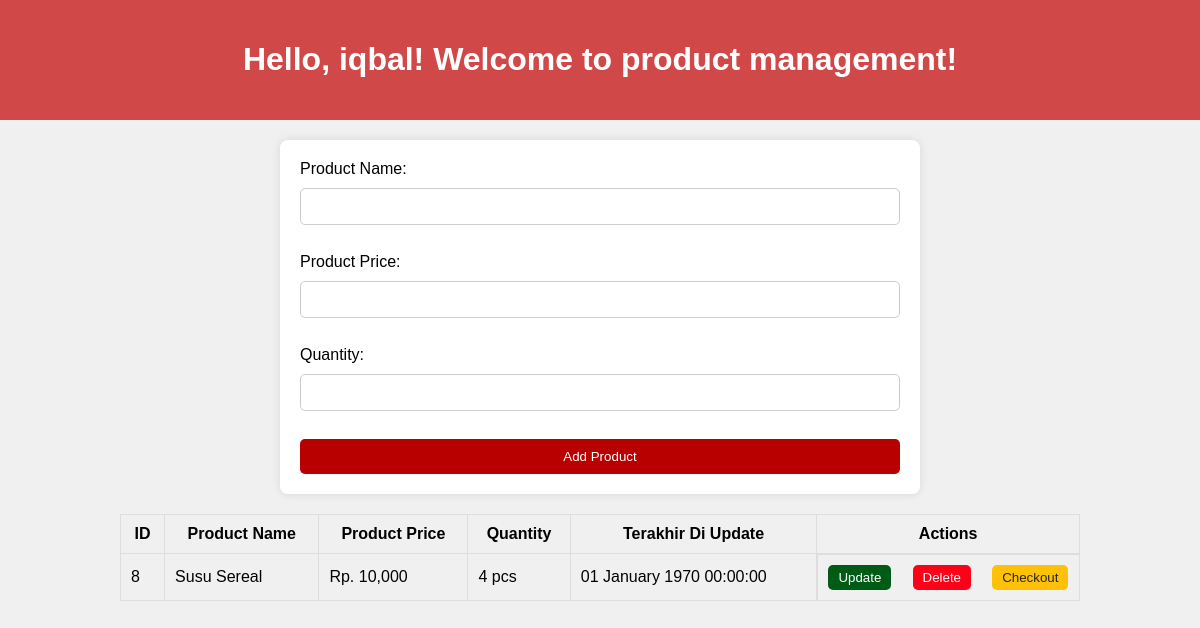
The app's page /pages/kasir/manage_product.php (signed in) with its own data.
### tables this page shows
CREATE TABLE `products` (
  `id` int(20) NOT NULL,
  `nama_produk` varchar(40) DEFAULT NULL,
  `harga_produk` int(20) DEFAULT NULL,
  `created_at` timestamp NOT NULL DEFAULT current_timestamp(),
  `updated_at` timestamp NULL DEFAULT NULL,
  `jumlah` int(20) NOT NULL,
  `kode_unik` varchar(255) DEFAULT NULL,
  `status` enum('tersedia','tidak tersedia') NOT NULL
);

### pages/kasir/manage_product.php (the view, shortened to what this page needs)
<?php
require_once('../../db/DB_connection.php');
$query = "SELECT * FROM products";
$result = $conn->query($query);
?>
<!DOCTYPE html>
<html lang="en">
<head>
    <link rel='stylesheet' href='../../Assets/style/manage_product.css'>
</head>
<body>
    <div class="header">
        <h1>Hello, <?php echo htmlspecialchars($_SESSION['nama']); ?>! Welcome to product management!</h1>
    </div>
    <div class="form-container">
        <form action="../../db/DB_add_product.php" method="post">
            <label for="nama_produk">Product Name:</label>
            <input type="text" name="nama_produk" required>
            <br>
            <label for="harga_produk">Product Price:</label>
            <input type="number" name="harga_produk" required>
            <br>
            <label for="jumlah">Quantity:</label>
            <input type="number" name="jumlah" required>
            <br>
            <button type="submit" class="button-submit"  name="add_product">Add Product</button>
        </form>
    </div>
    <table>
        <tr>
            <th>ID</th>
            <th>Product Name</th>
            <th>Product Price</th>
            <th>Quantity</th>
            <th>Terakhir Di Update</th>
            <th>Actions</th>
        </tr>
        <?php while ($row = $result->fetch_assoc()): ?>
            <tr>
                <td><?php echo $row['id']; ?></td>
                <td><?php echo htmlspecialchars($row['nama_produk']); ?></td>
                <td>Rp. <?php echo number_format($row["harga_produk"]); ?></td>
                <td><?php echo number_format($row['jumlah']); ?> pcs</td>
                <td><?php echo date('d F Y H:i:s', strtotime($row['updated_at'])); ?></td>
                <td class="action-buttons">
                    <form action="update_product.php" method="get">
                        <button class="update-button" type="submit">Update</button>
                    </form>
                    <form action="../../db/DB_delete_product.php" method="post">
                        <button type="submit" class="delete-button" name="delete_product" onclick="return confirm('Are you sure you want to delete this product?')">Delete</button>
                    </form>
                    <form action="../../db/DB_procces_checkout.php" method="post">
                        <button type="submit" class="checkout-button" name="checkout_product">Checkout</button>
                    </form>
                </td>
            </tr>
        <?php endwhile; ?>
    </table>
</body>
</html>

### assets/style/manage_product.css (style rules this page uses)
body { font-family: Arial, sans-serif; background-color: #f0f0f0; margin: 0; padding: 0; }
.header { background-color: #D04848; color: #fff; padding: 20px; text-align: center; }
.form-container { margin: 20px auto; width: 80%; max-width: 600px; background-color: #fff; padding: 20px; border-radius: 8px; box-shadow: 0px 0px 10px rgba(0, 0, 0, 0.1); }
form { display: flex; flex-direction: column; }
form label { margin-bottom: 10px; }
form input[type="text"], form input[type="number"] { padding: 10px; border: 1px solid #ccc; border-radius: 5px; margin-bottom: 10px; }
.button-submit { padding: 10px; background-color: #B80000; color: #fff; border: none; border-radius: 5px; cursor: pointer; transition: background-color 0.3s; }
table { width: 80%; margin: 20px auto; border-collapse: collapse; }
table th, table td { border: 1px solid #ddd; padding: 10px; }
.action-buttons { display: flex; justify-content: space-between; }
.update-button, .delete-button, .checkout-button { padding: 5px 10px; border: none; border-radius: 5px; cursor: pointer; }
.update-button { background-color: #005c15; color: #fff; }
.delete-button { background-color: #ff0019; color: #fff; }
.checkout-button { background-color: #ffc107; color: #212529; }

### records on screen
products: id "8", nama_produk "Susu Sereal", harga_produk "10,000", jumlah "4", updated_at "01 January 1970 00:00:00"

### other values on screen
$_SESSION['nama'] "iqbal"
